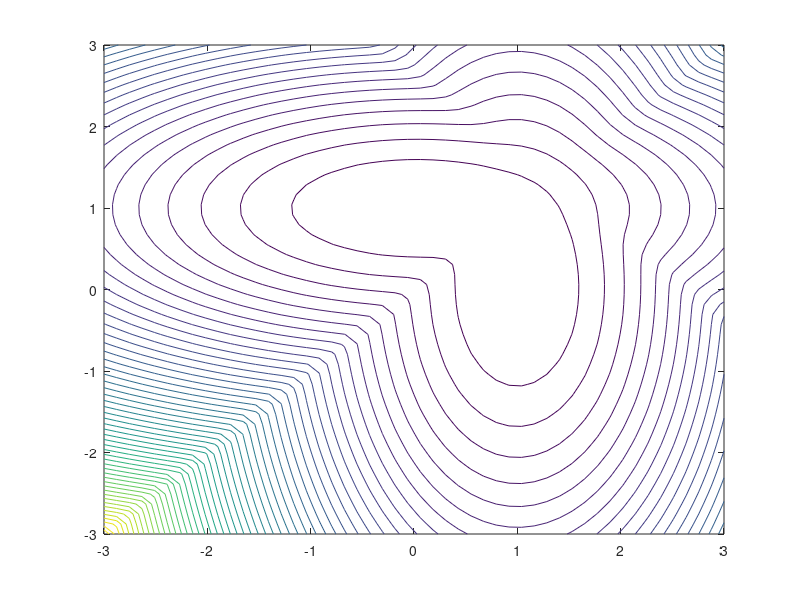

Source code (MATLAB):

function hamiltonian()
    w = 1.0;
    ww = 2.0;
    x0 = 1.0;

    m = 1.0;
    Vc = 0.2;
    W = 1.0;
    N = 2;

    function Vk = cal_V(x, k)
        Vk = 0.5 * m * w^2 * (sum(x.^2) - x(k)^2) + 0.5 * m * ww^2 * (x(k) - x0)^2;
    end

    function H = cal_H(x)
        H = zeros(N,N);
        % site energy
        for k = 1:N
            H(k,k) = cal_V(x, k);
        end
        % neighbor sites coupling
        for k = 1:N-1
            H(k, k+1) = Vc * exp(1i * W * (x(k) + x(k+1)));
            H(k+1, k) = conj(H(k, k+1));
        end
    end

    Htest = cal_H([1,2])

    Nx = 50;
    xarr = linspace(-3,3,Nx);
    yarr = linspace(-3,3,Nx);
    [meshx, meshy] = meshgrid(xarr, yarr);
    E1 = zeros(Nx, Nx);
    E2 = zeros(Nx, Nx);
    for ix=1:Nx
        for iy=1:Nx
            x = meshx(ix, iy);
            y = meshy(ix, iy);
            h = cal_H([x;y]);
            [evt, eva] = eig(h);
            E1(ix,iy) = eva(1,1);
            E2(ix,iy) = eva(2,2);
        end
    end
    contour(meshx, meshy, E1, 50);
end
